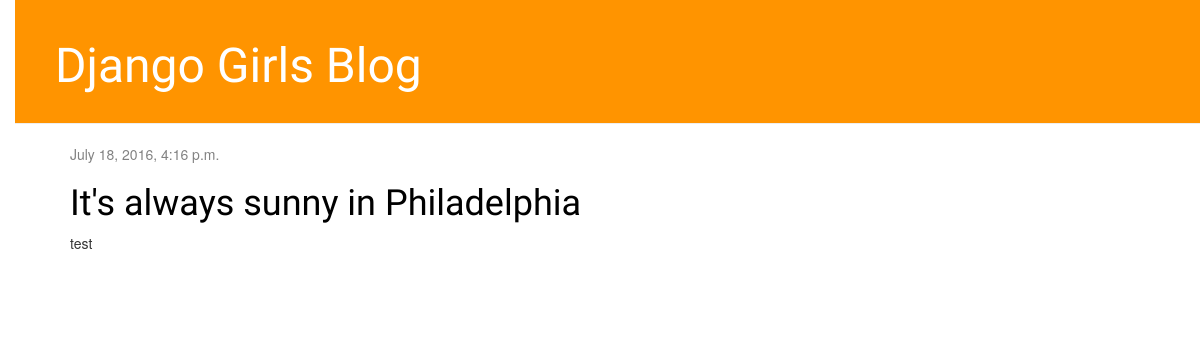
Before: / with the older database file.
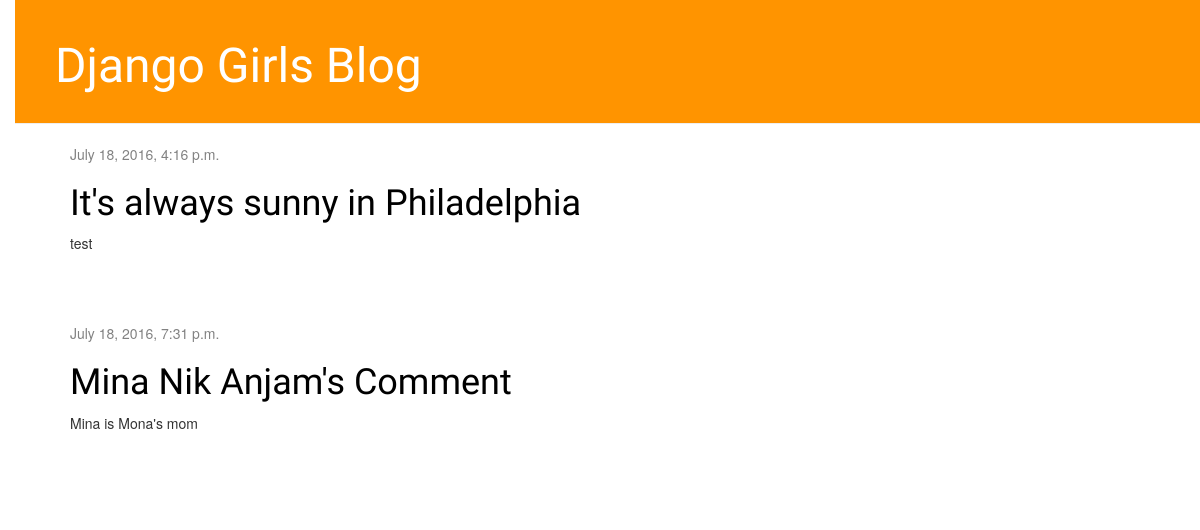
After: the same page with the newer database file.
### blog/models.py (models this page shows, shortened)
class Post(models.Model):
    author = models.ForeignKey('auth.User')
    title = models.CharField(max_length=200)
    text = models.TextField()
    created_date = models.DateTimeField(
            default=timezone.now)
    published_date = models.DateTimeField(
            blank=True, null=True)

### blog/views.py (the view)
# urls.py: url(r'^$', views.post_list, name='post_list'),
def post_list(request):
	posts = Post.objects.filter(published_date__lte=timezone.now()).order_by('published_date')
	return render(request, 'blog/post_list.html', {'posts': posts})

### blog/templates/blog/post_list.html
{% extends 'blog/base.html' %}
{% block content %}
    {% for post in posts %}
        <div class="post">
            <div class="date">
                {{ post.published_date }}
            </div>
            <h1><a href="{% url 'post_detail' pk=post.pk %}">{{ post.title }}</a></h1>
            <p>{{ post.text|linebreaksbr }}</p>
        </div>
    {% endfor %}
{% endblock content %}

### blog/templates/blog/base.html (shortened to what this page needs)
{% load staticfiles %}
<html>
    <head>
		<link rel="stylesheet" href="//maxcdn.bootstrapcdn.com/bootstrap/3.2.0/css/bootstrap.min.css">
		<link rel="stylesheet" href="//maxcdn.bootstrapcdn.com/bootstrap/3.2.0/css/bootstrap-theme.min.css">
		<link rel="stylesheet" href="{% static 'css/blog.css' %}">
    </head>
    <body>
    <div class="page-header">
        <h1><a href="/">Django Girls Blog</a></h1>
    </div>
    <div class="content container">
        <div class="row">
            <div class="col-md-8">
            {% block content %}{% endblock %}
            </div>
        </div>
    </div>
</body>
</html>

### blog/static/New folder/blog.css (style rules this page uses)
h1 a { color: #FCA205; font-family: 'Lobster'; }
body { padding-left: 15px; }
.page-header { background-color: #ff9400; margin-top: 0; padding: 20px 20px 20px 40px; }
.page-header h1, .page-header h1 a, .page-header h1 a:visited, .page-header h1 a:active { color: #ffffff; font-size: 36pt; text-decoration: none; }
.content { margin-left: 40px; }
h1, h2, h3, h4 { font-family: 'Lobster', cursive; }
.date { color: #828282; }
.post { margin-bottom: 70px; }
.post h1 a, .post h1 a:visited { color: #000000; }

Changed rows visible on the page:
added Post: published_date "July 18, 2016, 7:31 p.m.", title "Mina Nik Anjam's Comment", text "Mina is Mona's mom"
